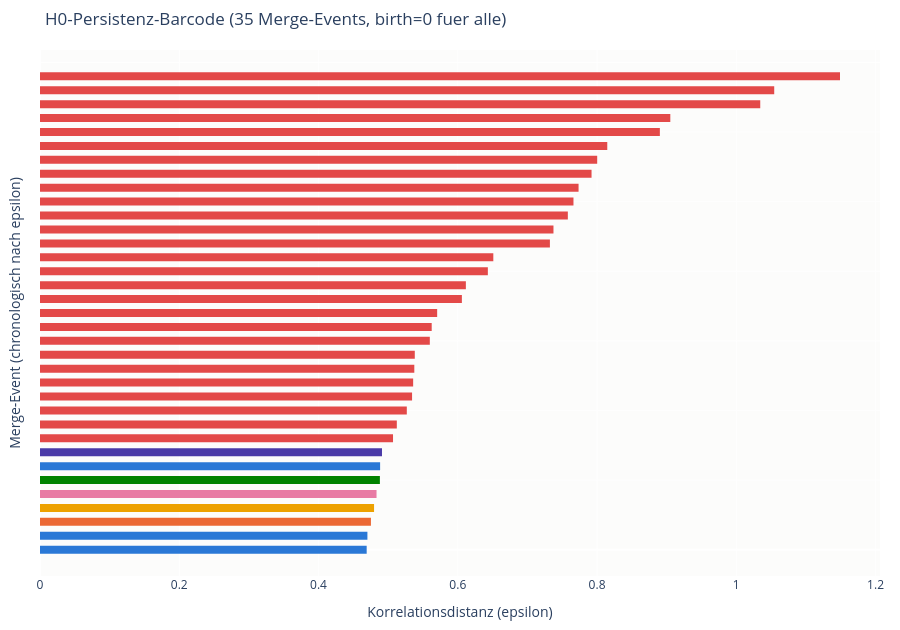

Here is the notebook cell this chart was saved with:
### Code cell
# --- Visualisierung 8: H0-Persistenz-Barcode ---
# Ein Balken pro Merge-Event (birth=0 -> death=epsilon). Lange Balken mit vielen
# beteiligten Assets = strukturell stabile Cliquen (hohe Persistenz = robust gegen
# Marktvolatilitaet, siehe PDF "Another important point").
from cloudvisualisation import plot_h0_persistence_barcode

z_linkage = plot_h0_persistence_barcode(dist_matrix, syms)

print(f"\nGroesste Merge-Events")
merge_df = pd.DataFrame(z_linkage, columns=["cluster_1", "cluster_2", "death", "size"])
print(merge_df.sort_values("death", ascending=False).head(5).to_string(index=False))

### Figure 1 — Plotly figure (JSON) as saved in the notebook; plotly's stock layout.template omitted (floating-point values rounded to 4 significant figures)
{"data": [{"hovertemplate": "Birth: 0.0000<br>Death: 0.4692<br>Persistenz: 0.4692<br>Groesse: 2 Assets<br>Assets: DOT, ARB<extra></extra>", "line": {"color": "#2a78d6", "width": 8}, "mode": "lines", "showlegend": false, "type": "scatter", "x": [0, 0.4692], "y": [0, 0]}, {"hovertemplate": "Birth: 0.0000<br>Death: 0.4702<br>Persistenz: 0.4702<br>Groesse: 2 Assets<br>Assets: DOGE, ADA<extra></extra>", "line": {"color": "#2a78d6", "width": 8}, "mode": "lines", "showlegend": false, "type": "scatter", "x": [0, 0.4702], "y": [1, 1]}, {"hovertemplate": "Birth: 0.0000<br>Death: 0.4753<br>Persistenz: 0.4753<br>Groesse: 3 Assets<br>Assets: NEAR, DOT, ARB<extra></extra>", "line": {"color": "#eb6834", "width": 8}, "mode": "lines", "showlegend": false, "type": "scatter", "x": [0, 0.4753], "y": [2, 2]}, {"hovertemplate": "Birth: 0.0000<br>Death: 0.4798<br>Persistenz: 0.4798<br>Groesse: 5 Assets<br>Assets: DOGE, ADA, NEAR, DOT, ARB<extra></extra>", "line": {"color": "#eda100", "width": 8}, "mode": "lines", "showlegend": false, "type": "scatter", "x": [0, 0.4798], "y": [3, 3]}, {"hovertemplate": "Birth: 0.0000<br>Death: 0.4833<br>Persistenz: 0.4833<br>Groesse: 6 Assets<br>Assets: LINK, DOGE, ADA, NEAR, DOT, ARB<extra></extra>", "line": {"color": "#e87ba4", "width": 8}, "mode": "lines", "showlegend": false, "type": "scatter", "x": [0, 0.4833], "y": [4, 4]}, {"hovertemplate": "Birth: 0.0000<br>Death: 0.4881<br>Persistenz: 0.4881<br>Groesse: 7 Assets<br>Assets: ENA, LINK, DOGE, ADA, NEAR, DOT, ARB<extra></extra>", "line": {"color": "#008300", "width": 8}, "mode": "lines", "showlegend": false, "type": "scatter", "x": [0, 0.4881], "y": [5, 5]}, {"hovertemplate": "Birth: 0.0000<br>Death: 0.4885<br>Persistenz: 0.4885<br>Groesse: 2 Assets<br>Assets: BTC, ETH<extra></extra>", "line": {"color": "#2a78d6", "width": 8}, "mode": "lines", "showlegend": false, "type": "scatter", "x": [0, 0.4885], "y": [6, 6]}, {"hovertemplate": "Birth: 0.0000<br>Death: 0.4912<br>Persistenz: 0.4912<br>Groesse: 8 Assets<br>Assets: ONDO, ENA, LINK, DOGE, ADA, NEAR, DOT, ARB<extra></extra>", "line": {"color": "#4a3aa7", "width": 8}, "mode": "lines", "showlegend": false, "type": "scatter", "x": [0, 0.4912], "y": [7, 7]}, {"hovertemplate": "Birth: 0.0000<br>Death: 0.5070<br>Persistenz: 0.5070<br>Groesse: 9 Assets<br>Assets: SUI, ONDO, ENA, LINK, DOGE, ADA, NEAR, DOT, ARB<extra></extra>", "line": {"color": "#e34948", "width": 8}, "mode": "lines", "showlegend": false, "type": "scatter", "x": [0, 0.507], "y": [8, 8]}, {"hovertemplate": "Birth: 0.0000<br>Death: 0.5124<br>Persistenz: 0.5124<br>Groesse: 11 Assets<br>Assets: BTC, ETH, SUI, ONDO, ENA, LINK, DOGE, ADA, NEAR, DOT, ARB<extra></extra>", "line": {"color": "#e34948", "width": 8}, "mode": "lines", "showlegend": false, "type": "scatter", "x": [0, 0.5124], "y": [9, 9]}, {"hovertemplate": "Birth: 0.0000<br>Death: 0.5268<br>Persistenz: 0.5268<br>Groesse: 12 Assets<br>Assets: AAVE, BTC, ETH, SUI, ONDO, ENA, LINK, DOGE, ADA, NEAR, DOT, ARB<extra></extra>", "line": {"color": "#e34948", "width": 8}, "mode": "lines", "showlegend": false, "type": "scatter", "x": [0, 0.5268], "y": [10, 10]}, {"hovertemplate": "Birth: 0.0000<br>Death: 0.5344<br>Persistenz: 0.5344<br>Groesse: 13 Assets<br>Assets: AVAX, AAVE, BTC, ETH, SUI, ONDO, ENA, LINK, DOGE, ADA, NEAR, DOT...<extra></extra>", "line": {"color": "#e34948", "width": 8}, "mode": "lines", "showlegend": false, "type": "scatter", "x": [0, 0.5344], "y": [11, 11]}, {"hovertemplate": "Birth: 0.0000<br>Death: 0.5359<br>Persistenz: 0.5359<br>Groesse: 14 Assets<br>Assets: XLM, AVAX, AAVE, BTC, ETH, SUI, ONDO, ENA, LINK, DOGE, ADA, NEAR...<extra></extra>", "line": {"color": "#e34948", "width": 8}, "mode": "lines", "showlegend": false, "type": "scatter", "x": [0, 0.5359], "y": [12, 12]}, {"hovertemplate": "Birth: 0.0000<br>Death: 0.5376<br>Persistenz: 0.5376<br>Groesse: 15 Assets<br>Assets: SOL, XLM, AVAX, AAVE, BTC, ETH, SUI, ONDO, ENA, LINK, DOGE, ADA...<extra></extra>", "line": {"color": "#e34948", "width": 8}, "mode": "lines", "showlegend": false, "type": "scatter", "x": [0, 0.5376], "y": [13, 13]}, {"hovertemplate": "Birth: 0.0000<br>Death: 0.5383<br>Persistenz: 0.5383<br>Groesse: 16 Assets<br>Assets: HBAR, SOL, XLM, AVAX, AAVE, BTC, ETH, SUI, ONDO, ENA, LINK, DOGE...<extra></extra>", "line": {"color": "#e34948", "width": 8}, "mode": "lines", "showlegend": false, "type": "scatter", "x": [0, 0.5383], "y": [14, 14]}, {"hovertemplate": "Birth: 0.0000<br>Death: 0.5598<br>Persistenz: 0.5598<br>Groesse: 17 Assets<br>Assets: BNB, HBAR, SOL, XLM, AVAX, AAVE, BTC, ETH, SUI, ONDO, ENA, LINK...<extra></extra>", "line": {"color": "#e34948", "width": 8}, "mode": "lines", "showlegend": false, "type": "scatter", "x": [0, 0.5598], "y": [15, 15]}, {"hovertemplate": "Birth: 0.0000<br>Death: 0.5625<br>Persistenz: 0.5625<br>Groesse: 18 Assets<br>Assets: LTC, BNB, HBAR, SOL, XLM, AVAX, AAVE, BTC, ETH, SUI, ONDO, ENA...<extra></extra>", "line": {"color": "#e34948", "width": 8}, "mode": "lines", "showlegend": false, "type": "scatter", "x": [0, 0.5625], "y": [16, 16]}, {"hovertemplate": "Birth: 0.0000<br>Death: 0.5704<br>Persistenz: 0.5704<br>Groesse: 19 Assets<br>Assets: XRP, LTC, BNB, HBAR, SOL, XLM, AVAX, AAVE, BTC, ETH, SUI, ONDO...<extra></extra>", "line": {"color": "#e34948", "width": 8}, "mode": "lines", "showlegend": false, "type": "scatter", "x": [0, 0.5704], "y": [17, 17]}, {"hovertemplate": "Birth: 0.0000<br>Death: 0.6059<br>Persistenz: 0.6059<br>Groesse: 20 Assets<br>Assets: FIL, XRP, LTC, BNB, HBAR, SOL, XLM, AVAX, AAVE, BTC, ETH, SUI...<extra></extra>", "line": {"color": "#e34948", "width": 8}, "mode": "lines", "showlegend": false, "type": "scatter", "x": [0, 0.6059], "y": [18, 18]}, {"hovertemplate": "Birth: 0.0000<br>Death: 0.6116<br>Persistenz: 0.6116<br>Groesse: 21 Assets<br>Assets: TAO, FIL, XRP, LTC, BNB, HBAR, SOL, XLM, AVAX, AAVE, BTC, ETH...<extra></extra>", "line": {"color": "#e34948", "width": 8}, "mode": "lines", "showlegend": false, "type": "scatter", "x": [0, 0.6116], "y": [19, 19]}, {"hovertemplate": "Birth: 0.0000<br>Death: 0.6432<br>Persistenz: 0.6432<br>Groesse: 22 Assets<br>Assets: SHIB, TAO, FIL, XRP, LTC, BNB, HBAR, SOL, XLM, AVAX, AAVE, BTC...<extra></extra>", "line": {"color": "#e34948", "width": 8}, "mode": "lines", "showlegend": false, "type": "scatter", "x": [0, 0.6432], "y": [20, 20]}, {"hovertemplate": "Birth: 0.0000<br>Death: 0.6510<br>Persistenz: 0.6510<br>Groesse: 23 Assets<br>Assets: FET, SHIB, TAO, FIL, XRP, LTC, BNB, HBAR, SOL, XLM, AVAX, AAVE...<extra></extra>", "line": {"color": "#e34948", "width": 8}, "mode": "lines", "showlegend": false, "type": "scatter", "x": [0, 0.651], "y": [21, 21]}, {"hovertemplate": "Birth: 0.0000<br>Death: 0.7323<br>Persistenz: 0.7323<br>Groesse: 24 Assets<br>Assets: UNI, FET, SHIB, TAO, FIL, XRP, LTC, BNB, HBAR, SOL, XLM, AVAX...<extra></extra>", "line": {"color": "#e34948", "width": 8}, "mode": "lines", "showlegend": false, "type": "scatter", "x": [0, 0.7323], "y": [22, 22]}, {"hovertemplate": "Birth: 0.0000<br>Death: 0.7374<br>Persistenz: 0.7374<br>Groesse: 25 Assets<br>Assets: PEPE, UNI, FET, SHIB, TAO, FIL, XRP, LTC, BNB, HBAR, SOL, XLM...<extra></extra>", "line": {"color": "#e34948", "width": 8}, "mode": "lines", "showlegend": false, "type": "scatter", "x": [0, 0.7374], "y": [23, 23]}, {"hovertemplate": "Birth: 0.0000<br>Death: 0.7581<br>Persistenz: 0.7581<br>Groesse: 26 Assets<br>Assets: TRUMP, PEPE, UNI, FET, SHIB, TAO, FIL, XRP, LTC, BNB, HBAR, SOL...<extra></extra>", "line": {"color": "#e34948", "width": 8}, "mode": "lines", "showlegend": false, "type": "scatter", "x": [0, 0.7581], "y": [24, 24]}, {"hovertemplate": "Birth: 0.0000<br>Death: 0.7661<br>Persistenz: 0.7661<br>Groesse: 27 Assets<br>Assets: RENDER, TRUMP, PEPE, UNI, FET, SHIB, TAO, FIL, XRP, LTC, BNB, HBAR...<extra></extra>", "line": {"color": "#e34948", "width": 8}, "mode": "lines", "showlegend": false, "type": "scatter", "x": [0, 0.7661], "y": [25, 25]}, {"hovertemplate": "Birth: 0.0000<br>Death: 0.7735<br>Persistenz: 0.7735<br>Groesse: 28 Assets<br>Assets: WLD, RENDER, TRUMP, PEPE, UNI, FET, SHIB, TAO, FIL, XRP, LTC, BNB...<extra></extra>", "line": {"color": "#e34948", "width": 8}, "mode": "lines", "showlegend": false, "type": "scatter", "x": [0, 0.7735], "y": [26, 26]}, {"hovertemplate": "Birth: 0.0000<br>Death: 0.7921<br>Persistenz: 0.7921<br>Groesse: 29 Assets<br>Assets: ASTER, WLD, RENDER, TRUMP, PEPE, UNI, FET, SHIB, TAO, FIL, XRP, LTC...<extra></extra>", "line": {"color": "#e34948", "width": 8}, "mode": "lines", "showlegend": false, "type": "scatter", "x": [0, 0.7921], "y": [27, 27]}, {"hovertemplate": "Birth: 0.0000<br>Death: 0.8002<br>Persistenz: 0.8002<br>Groesse: 30 Assets<br>Assets: TON, ASTER, WLD, RENDER, TRUMP, PEPE, UNI, FET, SHIB, TAO, FIL, XRP...<extra></extra>", "line": {"color": "#e34948", "width": 8}, "mode": "lines", "showlegend": false, "type": "scatter", "x": [0, 0.8002], "y": [28, 28]}, {"hovertemplate": "Birth: 0.0000<br>Death: 0.8147<br>Persistenz: 0.8147<br>Groesse: 31 Assets<br>Assets: BCH, TON, ASTER, WLD, RENDER, TRUMP, PEPE, UNI, FET, SHIB, TAO, FIL...<extra></extra>", "line": {"color": "#e34948", "width": 8}, "mode": "lines", "showlegend": false, "type": "scatter", "x": [0, 0.8147], "y": [29, 29]}, {"hovertemplate": "Birth: 0.0000<br>Death: 0.8902<br>Persistenz: 0.8902<br>Groesse: 32 Assets<br>Assets: ZEC, BCH, TON, ASTER, WLD, RENDER, TRUMP, PEPE, UNI, FET, SHIB, TAO...<extra></extra>", "line": {"color": "#e34948", "width": 8}, "mode": "lines", "showlegend": false, "type": "scatter", "x": [0, 0.8902], "y": [30, 30]}, {"hovertemplate": "Birth: 0.0000<br>Death: 0.9052<br>Persistenz: 0.9052<br>Groesse: 33 Assets<br>Assets: WLFI, ZEC, BCH, TON, ASTER, WLD, RENDER, TRUMP, PEPE, UNI, FET, SHIB...<extra></extra>", "line": {"color": "#e34948", "width": 8}, "mode": "lines", "showlegend": false, "type": "scatter", "x": [0, 0.9052], "y": [31, 31]}, {"hovertemplate": "Birth: 0.0000<br>Death: 1.0344<br>Persistenz: 1.0344<br>Groesse: 34 Assets<br>Assets: DASH, WLFI, ZEC, BCH, TON, ASTER, WLD, RENDER, TRUMP, PEPE, UNI, FET...<extra></extra>", "line": {"color": "#e34948", "width": 8}, "mode": "lines", "showlegend": false, "type": "scatter", "x": [0, 1.034], "y": [32, 32]}, {"hovertemplate": "Birth: 0.0000<br>Death: 1.0545<br>Persistenz: 1.0545<br>Groesse: 35 Assets<br>Assets: JST, DASH, WLFI, ZEC, BCH, TON, ASTER, WLD, RENDER, TRUMP, PEPE, UNI...<extra></extra>", "line": {"color": "#e34948", "width": 8}, "mode": "lines", "showlegend": false, "type": "scatter", "x": [0, 1.054], "y": [33, 33]}, {"hovertemplate": "Birth: 0.0000<br>Death: 1.1489<br>Persistenz: 1.1489<br>Groesse: 36 Assets<br>Assets: TRX, JST, DASH, WLFI, ZEC, BCH, TON, ASTER, WLD, RENDER, TRUMP, PEPE...<extra></extra>", "line": {"color": "#e34948", "width": 8}, "mode": "lines", "showlegend": false, "type": "scatter", "x": [0, 1.149], "y": [34, 34]}], "layout": {"height": 630, "margin": {"b": 40, "l": 40, "r": 20, "t": 50}, "plot_bgcolor": "#fcfcfb", "title": {"text": "H0-Persistenz-Barcode (35 Merge-Events, birth=0 fuer alle)"}, "xaxis": {"range": [0, 1.206], "title": {"text": "Korrelationsdistanz (epsilon)"}}, "yaxis": {"showticklabels": false, "title": {"text": "Merge-Event (chronologisch nach epsilon)"}}}}
